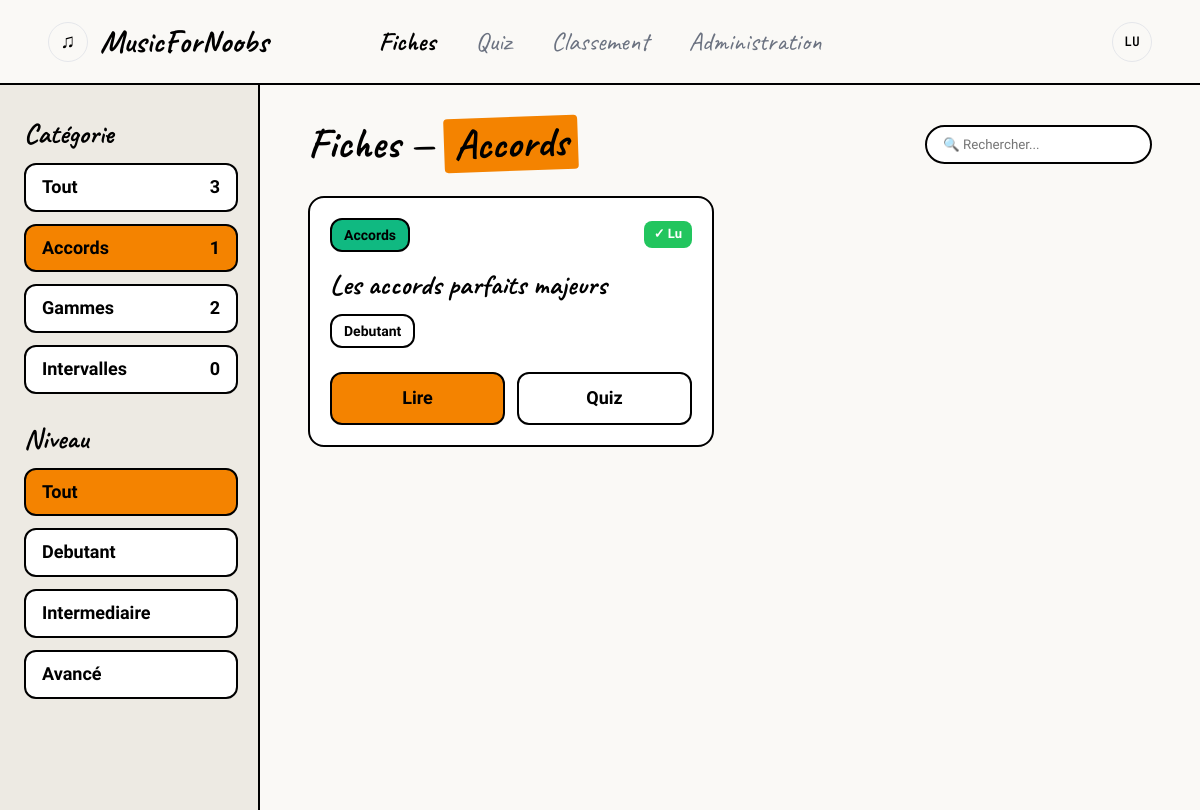
The app's page /index.php?view=fiches&cat=2 (signed in), older data.
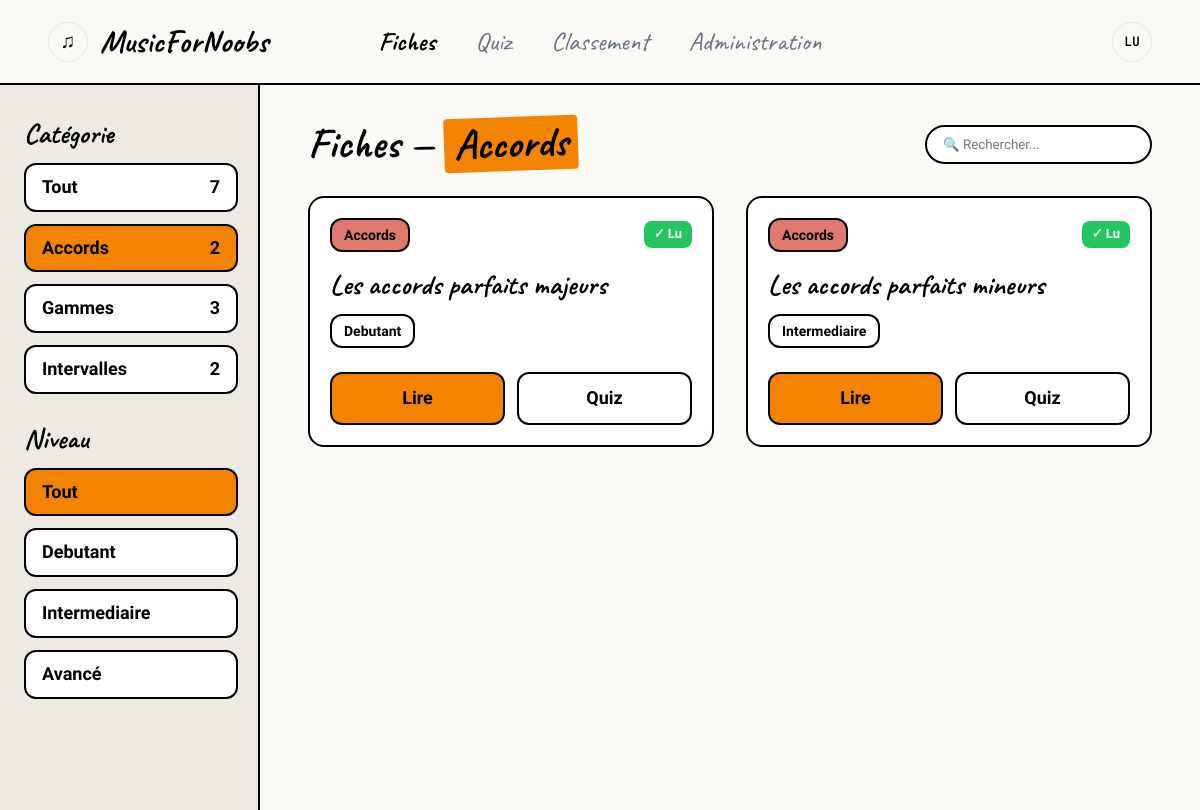
The same page, newer data.
### tables this page shows
CREATE TABLE categories (
    id      INT             AUTO_INCREMENT PRIMARY KEY,
    nom     VARCHAR(50)     NOT NULL UNIQUE,
    couleur VARCHAR(7)      NOT NULL
);

CREATE TABLE fiches (
    id              INT             AUTO_INCREMENT PRIMARY KEY,
    titre           VARCHAR(150)    NOT NULL,
    slug            VARCHAR(150)    NOT NULL UNIQUE,
    id_categorie    INT             NOT NULL,
    niveau          ENUM('Debutant', 'Intermediaire', 'Avance') NOT NULL,
    contenu         TEXT            NOT NULL,
    chemin_audio    VARCHAR(255)    DEFAULT NULL,
    date_creation   DATETIME        NOT NULL DEFAULT CURRENT_TIMESTAMP,
    FOREIGN KEY (id_categorie) REFERENCES categories(id)
);

### index.php (called while the page is built, shortened)
<?php
include("libs/maLibSQL.pdo.php");
include("libs/maLibUtils.php");
include("libs/modele/modele_fiches.php");
include("libs/modele/modele_progression.php");
$view = valider("view", "GET");
$template = "templates/" . $view . ".php";
include("templates/header.php");
include($template);
include("templates/footer.php");
?>

### libs/maLibUtils.php (called while the page is built, shortened)
<?php
function valider($nom, $type = "REQUEST")
{
    switch ($type) {
        case 'GET':
            if (isset($_GET[$nom]) && !($_GET[$nom] == ""))
                return $_GET[$nom];
            break;
        case 'SESSION':
            if (isset($_SESSION[$nom]) && !($_SESSION[$nom] == ""))
                return $_SESSION[$nom];
            break;
    }
    return false;
}
?>

### libs/maLibSQL.pdo.php (called while the page is built, shortened)
<?php
function SQLGetChamp($sql)
{
	global $BDD_host;
	global $BDD_base;
	global $BDD_user;
	global $BDD_password;
	try {
		$dbh = new PDO("mysql:host=$BDD_host;dbname=$BDD_base", $BDD_user, $BDD_password);
	} catch (PDOException $e) {
		die("<font color=\"red\">SQLGetChamp: Erreur de connexion : " . $e->getMessage() . "</font>");
	}
	$dbh->exec("SET CHARACTER SET utf8");
	$res = $dbh->query($sql);
	$num = $res->rowCount();
	$res->setFetchMode(PDO::FETCH_NUM);
	$ligne = $res->fetch();
	if ($ligne == false) return false;
	else return $ligne[0];
}
function SQLSelect($sql)
{
 	global $BDD_host;
	global $BDD_base;
 	global $BDD_user;
 	global $BDD_password;
	try {
		$dbh = new PDO("mysql:host=$BDD_host;dbname=$BDD_base", $BDD_user, $BDD_password);
	} catch (PDOException $e) {
		die("<font color=\"red\">SQLSelect: Erreur de connexion : " . $e->getMessage() . "</font>");
	}
	$dbh->exec("SET CHARACTER SET utf8");
	$res = $dbh->query($sql);
	$num = $res->rowCount();
	if ($num==0) return false;
	else return $res;
}
function parcoursRs($result)
{
	$result->setFetchMode(PDO::FETCH_ASSOC);
	while ($ligne = $result->fetch())
		$tab[]= $ligne;
	return $tab;
}
?>

### libs/modele/modele_fiches.php (called while the page is built, shortened)
<?php
function getCategoriesAvecCompteurs() {
    $sql = "SELECT c.id, c.nom, c.couleur, COUNT(f.id) AS nb_fiches
            FROM categories c
            LEFT JOIN fiches f ON f.id_categorie = c.id
            GROUP BY c.id, c.nom, c.couleur
            ORDER BY c.nom";
    return parcoursRs(SQLSelect($sql));
}
function getFiches($idCategorie = false, $niveau = false) {
    $sql = "SELECT f.id, f.titre, f.slug, f.niveau, f.chemin_audio,
                   c.nom AS categorie, c.couleur
            FROM fiches f
            JOIN categories c ON f.id_categorie = c.id
            WHERE 1=1";
    if ($idCategorie !== false && $idCategorie != "") {
        $idCat = proteger($idCategorie);
        $sql  .= " AND f.id_categorie = '$idCat'";
    }
    $sql .= " ORDER BY f.titre ASC";
    return parcoursRs(SQLSelect($sql));
}
?>

### libs/modele/modele_progression.php (called while the page is built, shortened)
<?php
function estFicheLue($idUser, $idFiche) {
    $idU = proteger($idUser);
    $idF = proteger($idFiche);
    $sql = "SELECT COUNT(*) FROM progression
            WHERE id_utilisateur = '$idU' AND id_fiche = '$idF'";
    return (SQLGetChamp($sql) > 0);
}
?>

### templates/fiches.php (the view, shortened to what this page needs)
<?php
$catUrl = valider("cat", "GET");
$nivUrl = valider("niveau", "GET");
$categories   = getCategoriesAvecCompteurs();
$fiches       = getFiches($catUrl, $nivUrl);
$toutesfiches = getFiches();
$nomCatActive = 'Toutes';
if ($catUrl) {
    foreach ($categories as $c) {
        if ($c['id'] == $catUrl) {
            $nomCatActive = $c['nom'];
            break;
        }
    }
}
$nbFichesTotal = count($toutesfiches);
?>
<div class="catalogue-layout">
    <aside class="sidebar-filtres-custom">
        <h3 class="sidebar-titre">Catégorie</h3>
        <a href="index.php?view=fiches<?= $nivUrl ? '&niveau='.$nivUrl : '' ?>" class="filter-btn-custom <?= (!$catUrl) ? 'active' : '' ?>">
            <span>Tout</span> <span><?= $nbFichesTotal ?></span>
        </a>
        <?php foreach ($categories as $c): ?>
            <a href="index.php?view=fiches&cat=<?= $c['id'] ?><?= $nivUrl ? '&niveau='.$nivUrl : '' ?>" class="filter-btn-custom <?= ($catUrl == $c['id']) ? 'active' : '' ?>">
                <span><?= htmlspecialchars($c['nom']) ?></span>
                <span><?= $c['nb_fiches'] ?></span>
            </a>
        <?php endforeach; ?>
        <h3 class="sidebar-titre mt-space">Niveau</h3>
        <a href="index.php?view=fiches<?= $catUrl ? '&cat='.$catUrl : '' ?>" class="filter-btn-custom <?= (!$nivUrl) ? 'active' : '' ?>">Tout</a>
        <a href="index.php?view=fiches&niveau=Debutant<?= $catUrl ? '&cat='.$catUrl : '' ?>" class="filter-btn-custom <?= ($nivUrl == 'Debutant') ? 'active' : '' ?>">Debutant</a>
        <a href="index.php?view=fiches&niveau=Intermediaire<?= $catUrl ? '&cat='.$catUrl : '' ?>" class="filter-btn-custom <?= ($nivUrl == 'Intermediaire') ? 'active' : '' ?>">Intermediaire</a>
        <a href="index.php?view=fiches&niveau=Avance<?= $catUrl ? '&cat='.$catUrl : '' ?>" class="filter-btn-custom <?= ($nivUrl == 'Avance') ? 'active' : '' ?>">Avancé</a>
    </aside>
    <div class="catalogue-main">
        <div class="catalogue-header">
            <h1 class="page-titre-custom">
                Fiches &mdash;
                <span class="highlight"><?= htmlspecialchars($nomCatActive) ?></span>
            </h1>
            <input type="text" id="searchFiches" placeholder="🔍 Rechercher..."
                   class="search-input-custom" oninput="filtrerCatalogue('searchFiches', 'fichesCatalogue', 'noResultsFiches')">
        </div>
        <div id="fichesCatalogue" class="fiches-grid-2">
            <?php if (empty($fiches)): ?>
                <p>Aucune fiche pour ces filtres.</p>
            <?php else: ?>
                <?php foreach ($fiches as $f): ?>
                    <div class="card-fiche-custom" data-titre="<?= strtolower(htmlspecialchars($f['titre'])) ?>">
                        <div class="card-badges-top">
                            <span class="badge badge--thick" style="background-color: <?= htmlspecialchars($f['couleur']) ?>;">
                                <?= htmlspecialchars($f['categorie']) ?>
                            </span>
                            <?php if (valider('idUser', 'SESSION') && estFicheLue(valider('idUser', 'SESSION'), $f['id'])): ?>
                                <span class="badge-lu">✓ Lu</span>
                            <?php endif; ?>
                        </div>
                        <h3 class="card-titre-custom"><?= htmlspecialchars($f['titre']) ?></h3>
                        <div class="card-niveau-container">
                            <span class="badge badge--thick">
                                <?= htmlspecialchars($f['niveau']) ?>
                            </span>
                        </div>
                        <div class="card-actions-custom">
                            <a href="index.php?view=fiche_read&slug=<?= htmlspecialchars($f['slug']) ?>" class="btn-custom btn-orange">Lire</a>
                            <a href="index.php?view=quiz_play&slug=<?= htmlspecialchars($f['slug']) ?>" class="btn-custom btn-white">Quiz</a>
                        </div>
                    </div>
                <?php endforeach; ?>
            <?php endif; ?>
        </div>
    </div>
</div>

### templates/header.php (shortened to what this page needs)
<!DOCTYPE html>
<html lang="fr">
<head>
    <link rel="stylesheet" href="css/style.css">
    <link rel="stylesheet" href="css/components.css">
    <link rel="stylesheet" href="css/pages.css">
</head>
<body>
<nav class="navbar">
    <a href="index.php?view=accueil" class="navbar-logo">
        <span class="logo-icon">&#9835;</span>
        <span class="logo-text">MusicForNoobs</span>
    </a>
    <?php if (valider("connecte", "SESSION")): ?>
        <div class="navbar-links">
            <a href="index.php?view=fiches"
               class="nav-link <?= ($view === 'fiches' || $view === 'fiche_read') ? 'active' : '' ?>">
                Fiches
            </a>
            <a href="index.php?view=quiz"
               class="nav-link <?= ($view === 'quiz' || $view === 'quiz_play' || $view === 'resultats') ? 'active' : '' ?>">
                Quiz
            </a>
            <a href="index.php?view=classement"
               class="nav-link <?= $view === 'classement' ? 'active' : '' ?>">
                Classement
            </a>
            <?php if (valider("role", "SESSION") === "admin"): ?>
                <a href="index.php?view=admin_fiches"
                   class="nav-link <?= strpos($view, 'admin_') === 0 ? 'active' : '' ?>">
                    Administration
                </a>
            <?php endif; ?>
        </div>
        <div class="navbar-user">
            <?php
                $initiales = strtoupper(substr(valider("login", "SESSION"), 0, 2));
            ?>
            <div class="avatar-menu" id="avatarMenu">
                <button class="avatar" onclick="toggleAvatarMenu()" type="button">
                    <?= htmlspecialchars($initiales) ?>
                </button>
            </div>
        </div>
    <?php endif; ?>
</nav>
<main class="<?= (isset($view) && in_array($view, ['fiches', 'quiz', 'fiche_read'])) ? 'container container--full' : 'container' ?>">

### templates/footer.php (shortened to what this page needs)
</main>
</body>
</html>

### css/style.css (style rules this page uses)
:root { --bg: #FAF9F6; --bg-card: #FFFFFF; --text: #000000; --text-muted: #6B7280; --accent: #f48300; --accent-hover: #EA580C; --border: #E5E7EB; --highlight-bg: #DBEAFE; --cat-gammes: #D4A52A; --cat-accords: #E07A6E; --cat-intervalles: #3DB5C9; --success: #22C55E; --error: #EF4444; --in-progress: #3B82F6; --medal-gold: #FBBF24; --medal-silver: #D1D5DB; --medal-bronze: #D97757; --font-title: 'Caveat', cursive; --font-body: 'Kalam', cursive; --font-mono: 'JetBrains Mono', monospace; }
* { box-sizing: border-box; margin: 0; padding: 0; }
body { background: var(--bg); color: var(--text); font-family: var(--font-body); font-size: 18px; line-height: 1.6; min-height: 100vh; }
h1, h2, h3, h4 { font-family: var(--font-title); font-weight: 700; line-height: 1.2; }
h1 { font-size: 56px; }
h3 { font-size: 28px; }
a { color: var(--accent); text-decoration: none; }
.container { max-width: 1280px; margin: 0 auto; padding: 32px; }
.container--full { max-width: 100%; padding: 0; }
.navbar { display: flex; align-items: center; justify-content: space-between; padding: 16px 48px; background: var(--bg); border-bottom: 2px solid var(--text); position: relative; }
.navbar-logo { display: flex; align-items: center; gap: 12px; font-family: var(--font-title); font-size: 32px; font-weight: 700; color: var(--text); }
.logo-icon { display: inline-flex; align-items: center; justify-content: center; width: 40px; height: 40px; border: 1px solid var(--border); border-radius: 50%; font-size: 20px; background: var(--bg); }
.navbar-links { display: flex; gap: 40px; font-family: var(--font-title); font-size: 26px; position: absolute; left: 50%; transform: translateX(-50%); }
.nav-link { color: var(--text-muted); transition: color 0.2s; }
.nav-link.active { color: var(--text); font-weight: 700; }
.navbar-user { display: flex; align-items: center; }
.avatar-menu { position: relative; }
.avatar { display: inline-flex; align-items: center; justify-content: center; width: 40px; height: 40px; border: 1px solid var(--border); border-radius: 50%; background: var(--bg); color: var(--text); font-family: var(--font-mono); font-size: 13px; font-weight: 600; cursor: pointer; transition: all 0.2s; }

### css/components.css (style rules this page uses)
.badge { display: inline-block; padding: 4px 12px; border-radius: 8px; font-family: var(--font-body); font-size: 16px; border: 1px solid; }
.badge--thick { border: 2px solid var(--text); border-radius: 12px; font-weight: bold; font-size: 14px; }
.highlight { background: var(--accent); color: var(--text); padding: 2px 10px; display: inline-block; transform: rotate(-2deg); border-radius: 4px; }
.search-input-custom { padding: 10px 16px; border-radius: 20px; border: 2px solid var(--text); outline: none; font-family: var(--font-body); }
.sidebar-filtres-custom { width: 260px; min-width: 260px; display: flex; flex-direction: column; gap: 12px; background-color: #EDEAE3; border-right: 2px solid var(--text); padding: 32px 20px 32px 24px; }
.sidebar-titre { font-family: var(--font-title); font-size: 28px; margin-bottom: 0; }
.filter-btn-custom { display: flex; justify-content: space-between; padding: 8px 16px; border: 2px solid var(--text); border-radius: 12px; text-decoration: none; color: var(--text); background-color: var(--bg-card); font-weight: bold; transition: 0.2s; font-family: var(--font-body); }
.filter-btn-custom.active { background-color: var(--accent); }
.card-fiche-custom { border: 2px solid var(--text); border-radius: 16px; padding: 20px; display: flex; flex-direction: column; background: var(--bg-card); }
.card-badges-top { display: flex; justify-content: space-between; align-items: center; margin-bottom: 16px; }
.card-titre-custom { font-family: var(--font-title); font-size: 28px; margin: 0 0 12px 0; line-height: 1.2; }
.card-niveau-container { margin-bottom: 24px; }
.card-actions-custom { display: flex; gap: 12px; margin-top: auto; }
.btn-custom { flex: 1; text-align: center; padding: 10px; border: 2px solid var(--text); border-radius: 12px; text-decoration: none; font-weight: bold; color: var(--text); transition: 0.2s; font-family: var(--font-body); }
.btn-orange { background-color: var(--accent); }
.btn-white { background-color: var(--bg-card); }
.badge-lu { background: var(--success); color: white; border-radius: 8px; padding: 3px 10px; font-size: 13px; font-family: var(--font-body); font-weight: 700; }

Row changes from the older to the newer data that the page shows:
changed categories "Accords": nb_fiches "1" → "2"
changed categories "Gammes": nb_fiches "2" → "3"
changed categories "Intervalles": nb_fiches "0" → "2"
added fiches: id_categorie.nom "Accords", shows "✓ Lu", titre "Les accords parfaits mineurs", niveau "Intermediaire"
Text that changed along with them:
$nbFichesTotal: "3" → "7"
